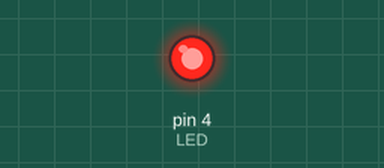
Bench run of a sketch on a simulated Arduino Uno, built with avr-gcc and run on an emulated ATmega328P. On the bench: output pins drawn as LEDs (lit = HIGH).

Above: at 1.5 s.
At 3.5 s:
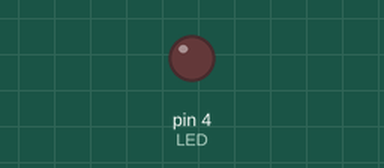
Timing chart, 0 to 5.2 s (numbered marks = the images above):
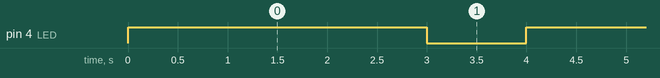

Measured:
- by itself, pin 4 (LED): alternates HIGH for 3.0 s and LOW for 1.0 s

The sketch:

sketch.ino
```cpp
// Blink an LED connected to pin 4
#define LED 4 // Define LED pin
void setup() {
pinMode(LED, OUTPUT); // Set LED pin as output
}
void loop() {
digitalWrite(LED, HIGH); // Turn LED on
delay(3000); // Wait 3 seconds
digitalWrite(LED, LOW); // Turn LED off
delay(1000); // Wait 1 second
}
```
